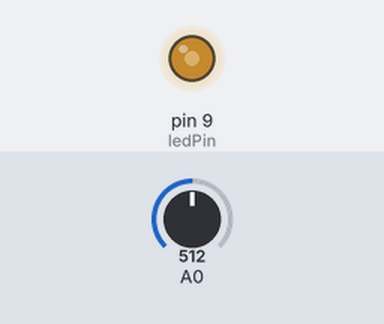
This sketch was run on a simulated Arduino Uno, built with avr-gcc and run on an emulated ATmega328P. On the bench: output pins drawn as LEDs (lit = HIGH). The inputs (shaded band) are chosen by the test bench; at power-on: A0 = 512. What the sketch prints to the serial monitor is not drawn.

Above: at 1.2 s.
1.3 s: A0 set to 716
At 1.6 s:
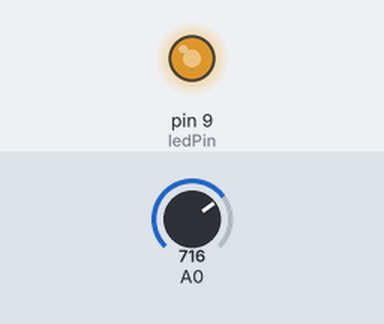
2.8 s: A0 set to 900
At 3.1 s:
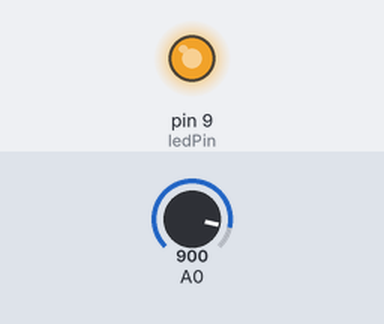
4.3 s: A0 set to 122
At 5.5 s:
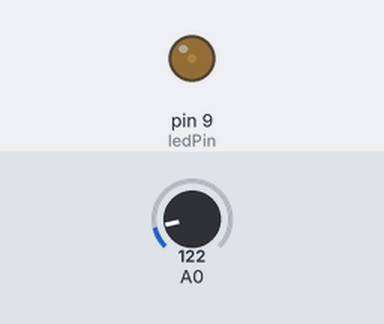
5.8 s: A0 set to 0
At 7.0 s:
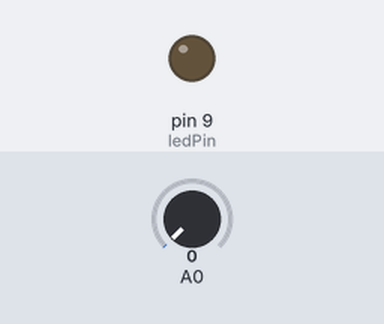
7.3 s: A0 set to 511
At 8.6 s:
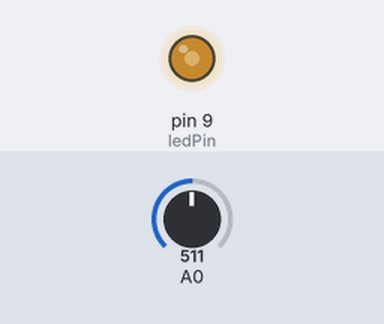
Timing chart, 0 to 10.3 s (numbered marks = the images above; inputs shaded):
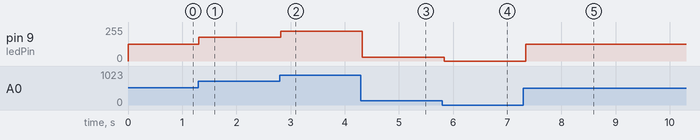

The sketch:

04_Potentiometer.ino
```cpp
int ledPin=9;
void setup()
{
  Serial.begin(9600);
  pinMode(ledPin, OUTPUT);
}

void loop()
{
  int analogVal= analogRead(A0);
  int brightness = map(analogVal, 0, 1023, 0, 255);
  analogWrite(ledPin, brightness);
  Serial.print("Analog:");
  Serial.print(analogVal);
  Serial.print("Brightness:");
  Serial.print(brightness);
  delay(100);
}
```

Measured:
- after the input at 1.3 s, pin 9 (ledPin): 127/255 → 178/255 at once
- after the input at 2.8 s, pin 9 (ledPin): 178/255 → 224/255 at once
- after the input at 4.3 s, pin 9 (ledPin): 224/255 → 30/255 at once
- after the input at 5.8 s, pin 9 (ledPin): 30/255 → 0/255 at once
- after the input at 7.3 s, pin 9 (ledPin): 0/255 → 127/255 at once
